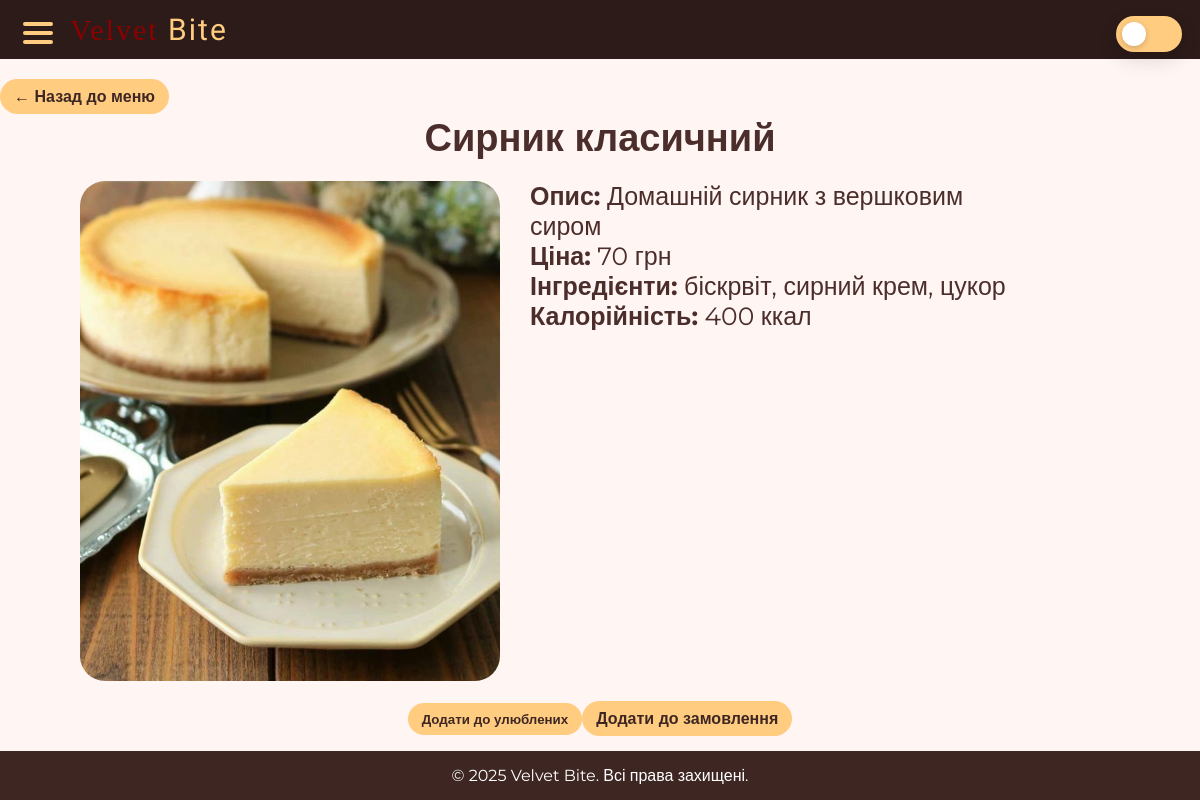
Screenshot of /dish/4 with the database file from the repository.
### tables this page shows
CREATE TABLE "dish" (
	"id"	INTEGER NOT NULL,
	"name"	TEXT NOT NULL,
	"price"	TEXT NOT NULL,
	"image"	BLOB NOT NULL,
	"description"	TEXT,
	"ingredients"	TEXT,
	"calories"	NUMERIC,
	PRIMARY KEY("id" AUTOINCREMENT)
);

### main.py (the view)
@app.route('/dish/<int:dish_id>')
def dish(dish_id):
    dish = get_dish_by_id(dish_id)
    user_id = session.get('user_id')
    fav = None
    is_fav = False
    if user_id:
        fav = get_favourite_by_dish(dish_id, user_id)
        is_fav = bool(fav)
    return render_template('dish.html', dish=dish, is_fav=is_fav)

### database.py (called while the page is built)
def get_dish_by_id(dish_id):
    db = get_db()
    cursor = db.cursor()
    cursor.execute('SELECT * FROM dish WHERE id = ?', (dish_id,))
    return cursor.fetchone()

### main.py (called while the page is built)
@app.after_request
def set_security_headers(response):
    if is_production:
        response.headers['X-Content-Type-Options'] = 'nosniff'
        response.headers['X-Frame-Options'] = 'SAMEORIGIN'
        response.headers['X-XSS-Protection'] = '1; mode=block'
        response.headers['Strict-Transport-Security'] = 'max-age=31536000; includeSubDomains'
    return response

@app.before_request
def startup():
    if not app.config.get('DB_INIT_DONE'):
        try:
            with app.app_context():
                init_db()
                add_admin('admin', '11111')
        except Exception:
            pass
        app.config['DB_INIT_DONE'] = True

### templates/dish.html (shortened to what this page needs)
<!DOCTYPE html>
<html lang="uk">
<head>
    <link rel="stylesheet" href="{{ url_for('static', filename='style.css') }}">
</head>
</head>
<body>
    <header>
        <nav class="navbar">
            <div class="menu-toggle" id="menu-toggle">
                <span></span>
                <span></span>
                <span></span>
            </div>
            <h1 class="logo"><span>Velvet</span> Bite</h1>
        </nav>
    </header>
    <main>
        <section class="dish">
            <a href="/#menu" class="dish-btn">← Назад до меню</a>
            <h1 class="dish-name">{{ dish.name }}</h1>
        </section>
        <section class="dish-detail">
            <img src="{{ url_for('static', filename=dish.image) }}" alt="{{ dish.name }}">
            <div class="dish-info">
                <p><strong>Опис:</strong> {{ dish.description }}</p>
                <p><strong>Ціна:</strong> {{ dish.price|int }} грн</p>
                <p><strong>Інгредієнти:</strong> {{ dish.ingredients }}</p>
                <p><strong>Калорійність:</strong> {{ dish.calories }} ккал</p>
            </div>
        </section>
        <section class="dish-order">
            {% if is_fav %}
            <form method="post" action="{{ url_for('remove_from_favourite', dish_id=dish.id) }}" style="display:inline">
                <button type="submit" class="dish-btn">Видалити з улюблених</button>
            </form>
            {% else %}
            <form method="post" action="{{ url_for('add_to_favourite', dish_id=dish.id) }}" style="display:inline">
                <button type="submit" class="dish-btn">Додати до улюблених</button>
            </form>
            {% endif %}
            <a class="dish-btn" href="{{ url_for('order') }}?dish_id={{ dish.id }}&qty=1">Додати до замовлення</a>
        </section>
    </main>
    <footer>
        <p>© 2025 Velvet Bite. Всі права захищені.</p>
    </footer>
</body>
</html>

### static/style.css (style rules this page uses)
* { margin: 0; padding: 0; box-sizing: border-box; font-family: "Montserrat", sans-serif; }
html, body { height: 100%; }
body { background-color: #FFF5F2; color: #4B2E2B; font-family: 'Montserrat', sans-serif; margin: 0; padding: 0; display: flex; flex-direction: column; min-height: 100vh; }
.navbar { display: flex; justify-content: space-between; align-items: center; padding: 12px 60px; background: #2C1B18; position: relative; z-index: 999; flex-direction: row; }
.logo { font-family: 'Beau Rivage', serif; font-weight: 400; color: #ffcc80; letter-spacing: 2px; font-size: 30px; margin-left: 10px; }
.logo span { font-family: "Alegreya", serif; font-optical-sizing: auto; font-weight: 400; color: #8B0000; font-size: 30px; }
.menu-toggle { display: flex; flex-direction: column; justify-content: space-between; width: 30px; height: 22px; cursor: pointer; z-index: 1001; transition: all 0.3s ease; margin-left: 5px; position: fixed; left: 18px; top: 22px; }
.menu-toggle span { display: block; height: 4px; width: 100%; background: #ffcc80; border-radius: 3px; transition: all 0.3s ease; }
footer { background: #3e2723; color: #fff; text-align: center; padding: 15px 0; }
.dish-btn { margin-left: 80px; display: inline-block; background: #ffcc80; color: #3e2723; padding: 10px 20px; margin-top: 20px; border-radius: 25px; text-decoration: none; font-weight: bold; transition: background 0.3s; font-family: "Montserrat", sans-serif; font-optical-sizing: auto; font-style: normal; }
.dish h1 { font-size: 38px; color: #4B2E2B; text-align: center; }
.dish-detail { display: flex; align-items: flex-start; gap: 30px; margin-top: 20px; }
.dish-detail img { width: 35%; height: 500px; object-fit: cover; margin-left: 80px; border-radius: 25px; }
.dish-info { max-width: 500px; font-size: 25px; }
main, .menu-section, .contact-section, .dish-detail { flex: 1; }
a { text-decoration: none; color: inherit; -webkit-tap-highlight-color: transparent; }
.dish-order { display: flex; justify-content: center; align-items: center; }
.dish-btn { margin-left:0 }
.dish-btn { background:#ffcc80;color:#3e2723;padding:8px 14px;border-radius:18px;border:none;cursor:pointer;transition:transform 0.12s ease, background 0.18s }
.navbar { padding-right:140px }
button, .btn, .dish-btn, .cart-btn, .account-btn, .signUp-form-in a, .signUp-btn-account, .contact-form button, .promo-spin-btn { background: #ffcc80 !important; color: #3e2723 !important; border: none !important; }

### rows the page displays
dish: name "Сирник класичний", image (picture), description "Домашній сирник з вершковим сиром", price "70", ingredients "біскрвіт, сирний крем, цукор", calories "400"
